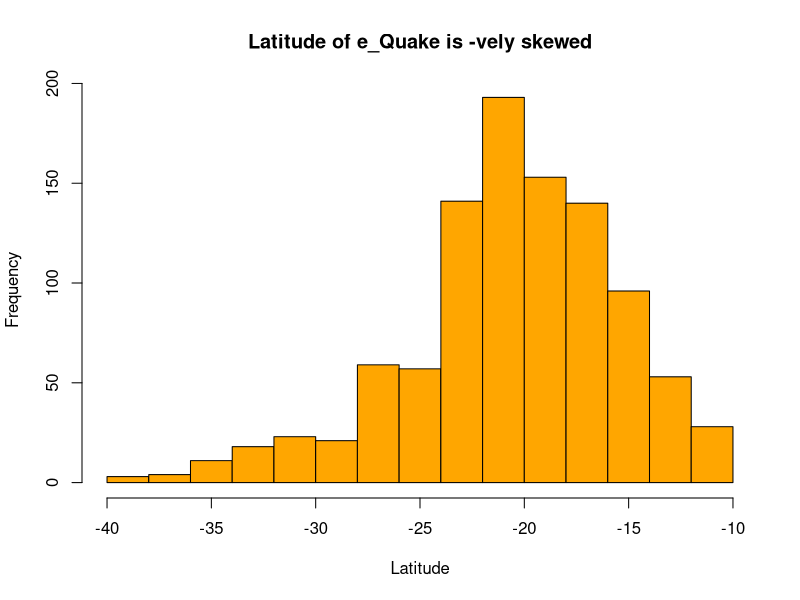
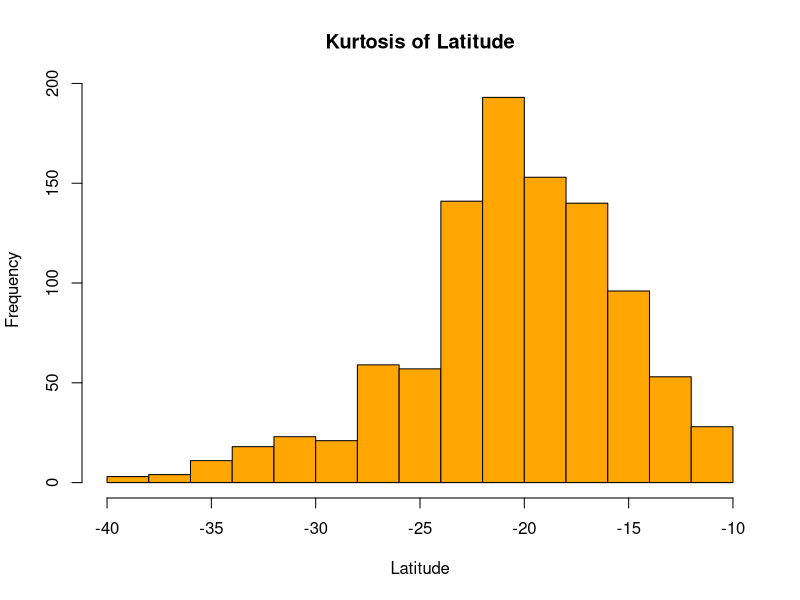
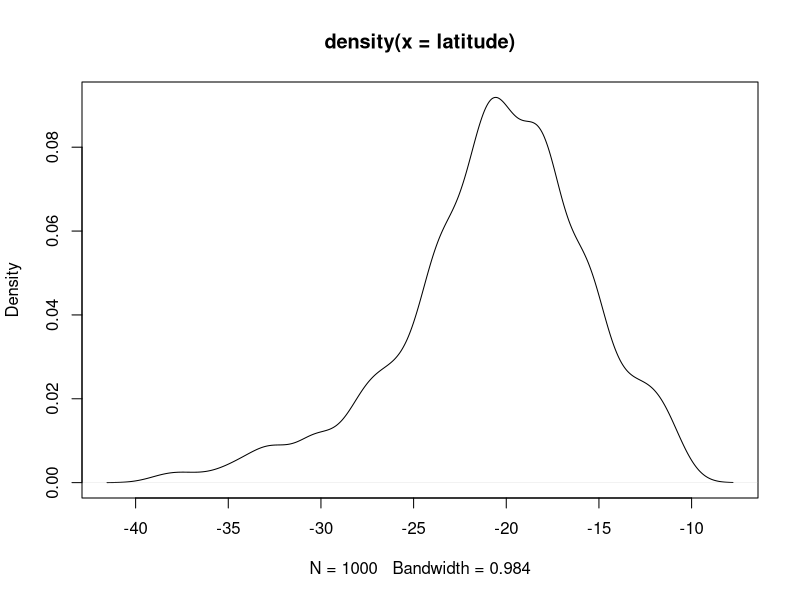
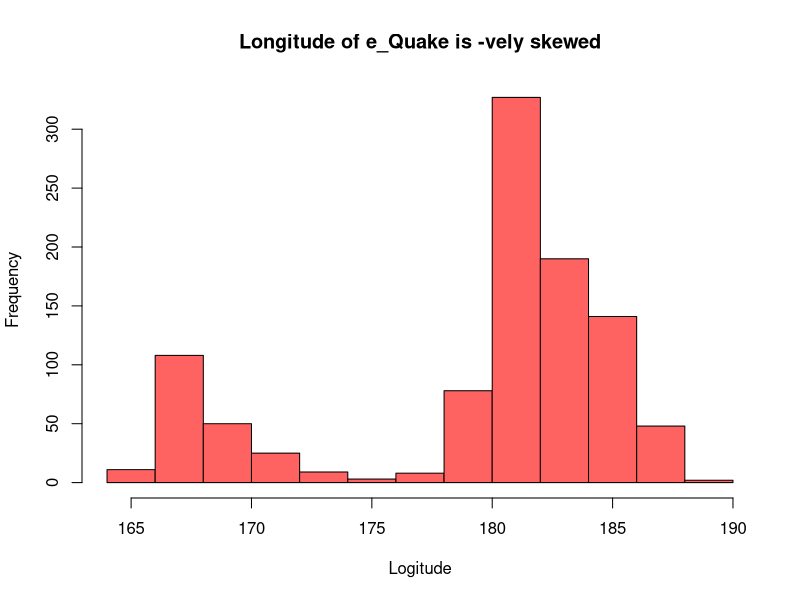
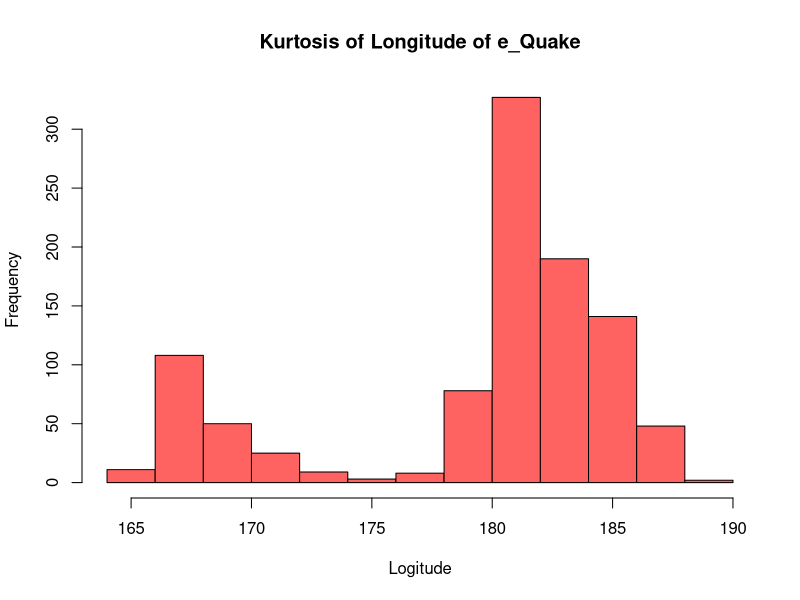
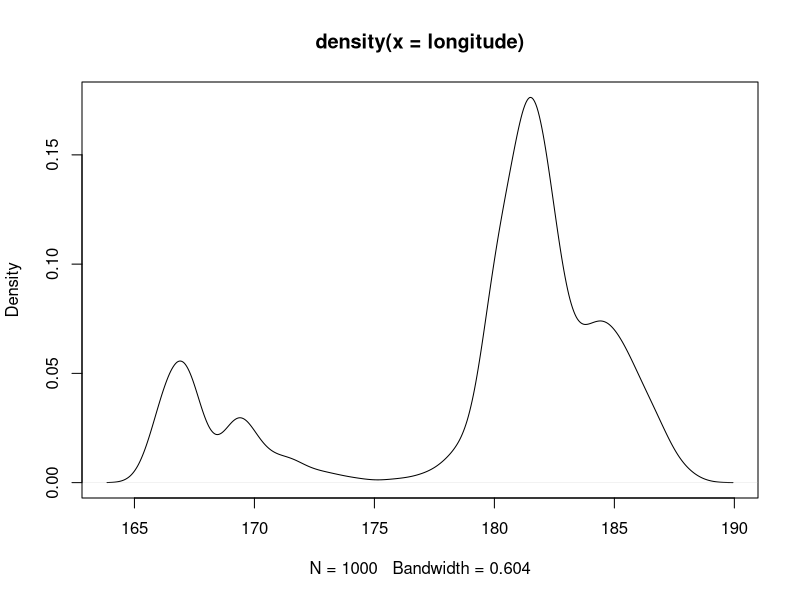
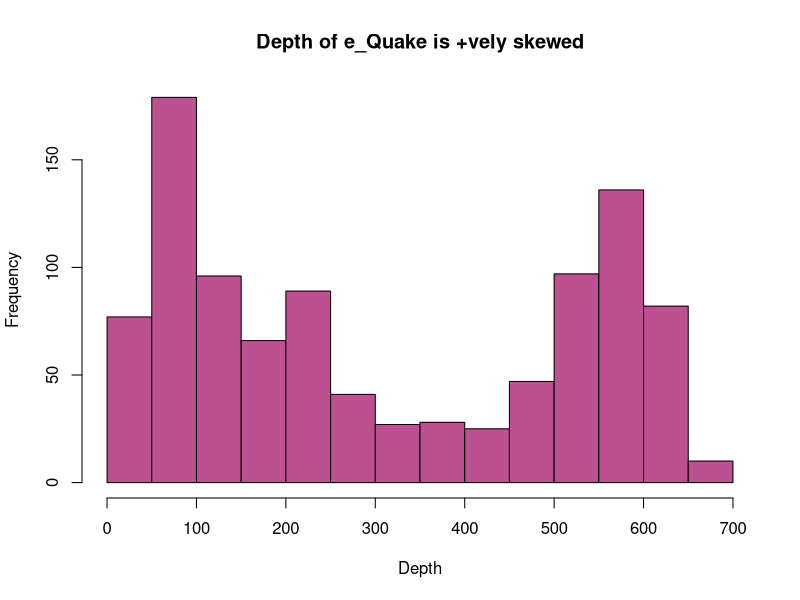
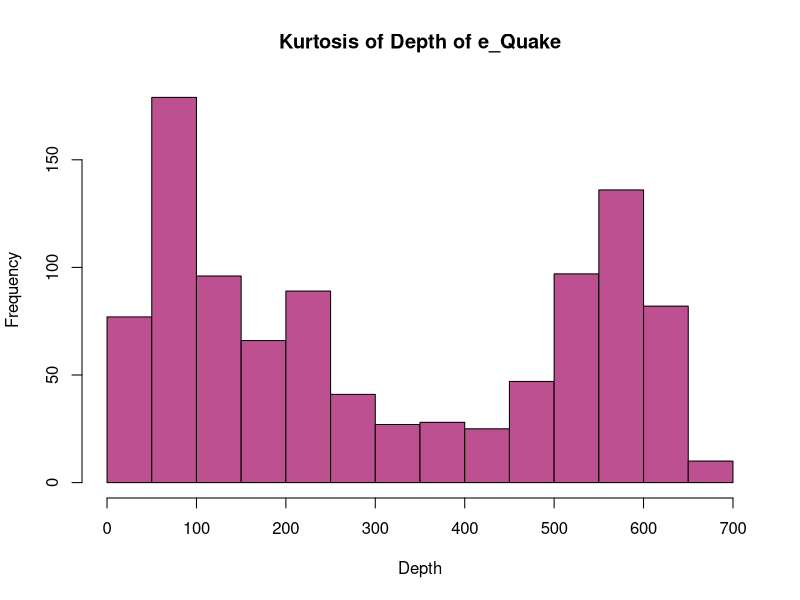

These figures' R source, in order: (Note: this script raises an error after producing the figures.)
#Storing numerical and string values in 1D Data dataset and assigning it to var
var<- c (1,2,3,"John","@")
#repeat no 1 five times
rep(1,5) 

#To display numbers from 2-6 are displayed
seq(2,6)

#if we want Nos in a certain interval in this case its 3
seq(2,6,by=3)

# Storing data set in x and y
x<-c(1,2,3,4,5) #Assigning values to x
y<-c(5,6,7,8,9) #Assigning values to y

#Arithmetic Operation
x+y          #Addition 
sqrt(x)      #Square root of x
x*y          #Multiplication
y%%x         #Divide
sqrt(y)      #Square root of y
exp(x)       #Exponential


#To access a value from X& Y x[index no]
y[3]    #3rd index in y
x[4]    #4th index in x
y[-5]       #to exclude 5th index value from y
y[-2]       #to exclude 2nd index value from y
y<9        # if values in the dataset y are less than 9 then TRUE else FALSE

y[y<9]-2    #Subtract 2 from Values below 9 
#All values below are replaced by 2
y[y<9]=2 
y

a<-7
b<-2
a%%b        #a divided by b
a%%2        #a divided by 2

#Slicing of Dataframe  

ab<-data.frame(Name=c("John","Mark","Rob","Steve","Micheal"),Height=c(100,200,432,443,123),Weight=c(121,345,230,345,544))
ab

ab$Name   #To extract all values of Col1
ab$Height #To extract all values of Col2
ab$Weight #To extract all values of Col3

ab[2,3]           #To access a certain point value ab[row,column]
ab[1,3]
ab[2]             #To display 2nd Col
ab[,'Weight']     #To display 2nd Col values

ab[1:3,'Name']       #To display row 1 to 3 and col1
ab[c(1,2,3),1]       #To display row 1 to 3 and col1
ab[c(1,2,3),'Name']  #To display row 1 to 3 and col1

ab[4,c(1,3)]      #To access a row ab[row_no,c(col_no)]
ab[4,1:3]         #To access R4 and column from 1 to 3

ab[c(2,3),c(2,3)] #To access R2 R3 & C2 C3
ab[c(2,4), ]      #To access R2 R4 and all columns

#--------------------------------------------------------------------------------------
df<-data.frame(x=1:3,y=c('a','b','c'))
df

df[1,]              #To extract 1st row
df[1,c(1,2)]        #To extract 1st row by using column number
df[1,c('x','y')]    #To extract 1st row specify all the column names and express them as Atomic vectors [c('x','y')]

df[,1]              #To extract only C1
df[,2]              #To extract only C2

df[1,1]             #To extract R1 C1
df[1,'x']           #To extract R1 C1

df[1,2]             #To extract R1 C2
df[1,'y']           #To extract R1 C2

df[c(1,3),2]        #To extract R1 C2 & R3 C2
df[c(1,3),'y']      #To extract R1 C2 & R3 C2

df[c(1,3),1]        #To extract R1 C1 & R3 C1
df[c(1,3),'x']      #To extract R1 C1 & R3 C1

df[c(1,3),]           #To extract R1C1 R1C2 & R3C1 R3C2
df[c(1,3),c(1,2)]     #To extract R1C1 R1C2 & R3C1 R3C2
df[c(1,3),c('x','y')] #To extract R1C1 R1C2 & R3C1 R3C2

df[-1]   #1st column excluded
df[-2]   #2nd column excluded
df[2,-2] #2nd row second column excluded


#Homework Earthquake Data set
library(e1071)

e_quakes<- datasets::quakes
e_quakes

#-----------Calculate Variance of Earthquake------------------ 

var(e_quakes$lat)      #Variance of Col1
var(e_quakes$long)     #Variance of Col2
var(e_quakes$depth)    #Variance of Col3
var(e_quakes$mag)      #Variance of Col4
var(e_quakes$stations) #Variance of Col5

# -----------------------Skewness----------------------

#***Column  Lat is left skewed ,since the skewness of lat is negative and mass is concentrated towards right and skewed towards left
  
latitude <-e_quakes$lat  # Storing the values of lat column in latitude

mean(latitude)       # Calculate mean of column lat

skewness(latitude)       # Print skewness of distribution

# Histogram of distribution
hist(latitude,main = "Latitude of e_Quake is -vely skewed"
     ,xlab = "Latitude", col="#ffa600")

kurtosis(latitude)       # Print Kurtosis of distribution

# Histogram of distribution
hist(latitude,main = "Kurtosis of Latitude"
     ,xlab = "Latitude", col="#ffa600", border=T)

plot(density(latitude))   #Density


#***Column  Long is left skewed ,since the skewness of long is negative and mass is concentrated towards right and skewed towards left

longitude <-e_quakes$long  #Storing the values of long column in longitude

mean(longitude)            #Calculate mean of column long

skewness(longitude)         # Print skewness of distribution

# Histogram of distribution
hist(longitude,main = "Longitude of e_Quake is -vely skewed",
     xlab = "Logitude", col="#ff6361")

kurtosis(longitude)       # Print Kurtosis of distribution

# Histogram of distribution
hist(longitude,main = "Kurtosis of Longitude of e_Quake",
     xlab = "Logitude", col="#ff6361")

plot(density(longitude))

#***Column  Depth is right skewed ,since the skewness of depth is positive and mass is concentrated towards left and skewed towards right

dep <-e_quakes$depth  #Storing the values of depth column in dep

mean(dep)             #Calculate mean of column depth

skewness(dep)        # Print skewness of distribution

# Histogram of distribution
hist(dep, main ='Depth of e_Quake is +vely skewed',
     xlab = 'Depth', col='#bc5090') 

kurtosis(dep)       # Print Kurtosis of distribution

# Histogram of distribution
hist(dep, main ='Kurtosis of Depth of e_Quake',
     xlab = 'Depth', col='#bc5090') 

plot(density(dep))

#***Column  Mag is right skewed ,since the skewness of depth is positive and mass is concentrated towards left and skewed towards right

magnitude <-e_quakes$mag  #Storing the values of mag column in magnitude

mean(magnitude)           #Calculate mean of column depth

skewness(magnitude)        # Print skewness of distribution

# Histogram of distribution
hist(magnitude, main ='Magnitude of e_Quake is +vely skewed',
     xlab = 'Magnitude', col='#58508d')

kurtosis(m)       # Print Kurtosis of distribution

# Histogram of distribution
hist(magnitude, main ='Kurtosis of Magnitude of e_Quake',
     xlab = 'Magnitude', col='#58508d')

plot(density(magnitude))

#***Column  Stations is right skewed ,since the skewness of stations is positive and mass is concentrated towards left and skewed towards right

st <-e_quakes$stations  #Storing the values of stations column in st

mean(st)           #Calculate mean of column depth

skewness(st)        # Print skewness of distribution

# Histogram of distribution
hist(st, main ='Stations of e_Quake is +vely skewed',
     xlab = 'Stations', col='#003f5c', border = F) 

kurtosis(st)       # Print Kurtosis of distribution

# Histogram of distribution
hist(st, main ='Kurtosis of Stations of e_Quake',
     xlab = 'Stations', col='#003f5c', border = F) 

plot(density(st))




